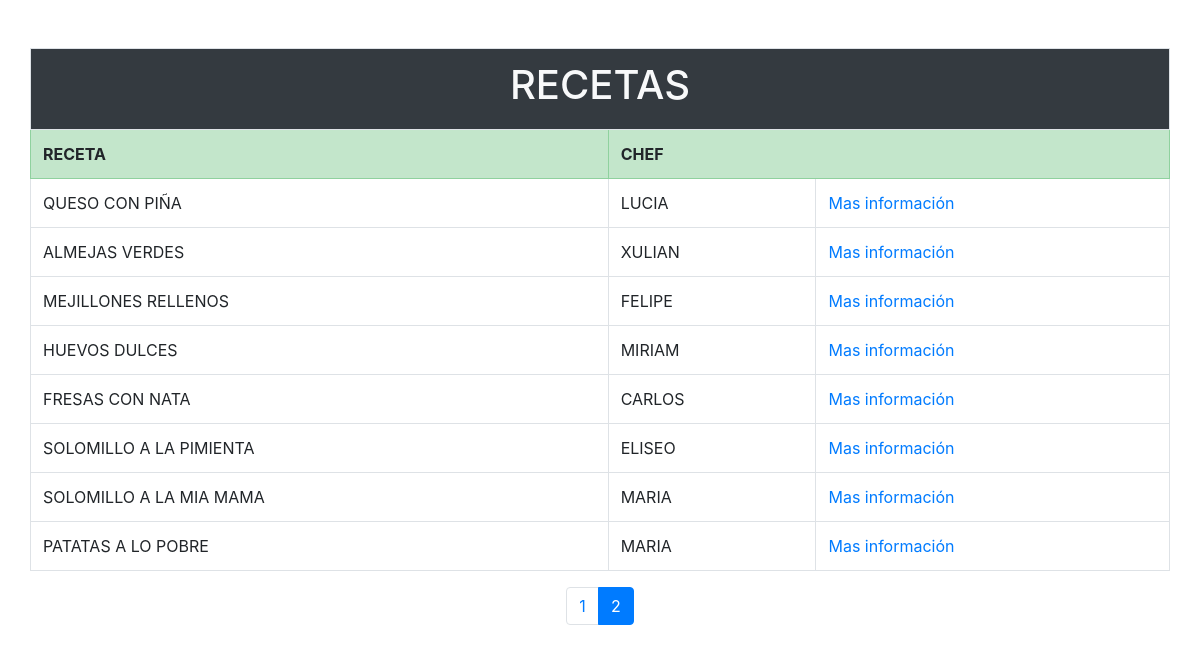
The app's page /VillarCuadradoHadrianTarea6/listadoRecetas.php?pag=2 with its own data.
### tables this page shows
create table receta
( codigo smallint not null,
nombre varchar(120) not null,
cod_grupo tinyint not null,
dificultad varchar(7) not null,
tiempo tinyint null,
elaboración varchar(300) null,
cod_chef smallint not null,
constraint pk_receta primary key (codigo),
constraint ck_dificultad check (dificultad in ('Fácil','Media','Difícil')),
constraint fk_receta_chef foreign key (cod_chef) references chef(codigo)
);

create table chef
( codigo smallint not null,
nombre varchar(30) not null,
apellido1 varchar(30) not null,
apellido2 varchar(30) null,
nombreartistico varchar(40) null,
sexo char(1) null,
data_nacimiento date null,
localidad varchar(50) null,
cod_provincia char(2) null,
constraint pk_chef primary key (codigo),
constraint ck_sexo check (sexo in ('H','M')),
constraint fk_chef_provincia foreign key (cod_provincia) references provincia(codigo)
);

### VillarCuadradoHadrianTarea6/listadoRecetas.php (the view, shortened to what this page needs)
<!DOCTYPE html>
<html lang="es">
<head>
    <link rel="stylesheet" href="https://stackpath.bootstrapcdn.com/bootstrap/4.5.2/css/bootstrap.min.css">
    <link rel="stylesheet" type="text/css" href="css/estilos.css">
</head>
<body>
    <?php
        $numRegistros = 8;
        $pagina = 1;
        if (array_key_exists('pag', $_GET)) {
            $pagina = $_GET['pag'];
        }
        require_once('conectarBD.php');
        $res_query = mysqli_query(
            $db,
            "SELECT * FROM receta"
        );
        $total_registros = mysqli_num_rows($res_query);
        $totalPaginas = ceil($total_registros / $numRegistros);
        $res_query = mysqli_query(
            $db,
            "SELECT receta.nombre as receta, chef.nombre as chef, receta.codigo as codigo
                FROM receta
                INNER JOIN chef ON (receta.cod_chef = chef.codigo)
                LIMIT " . (($pagina - 1) * $numRegistros) . ", $numRegistros "
        );
        echo '<div class="container" id="fondo">';
            echo '<div class="row">';
                echo '<table class="table bg-white table-bordered mt-5" style="width:100%">';
                echo '<th colspan=3 class="table-dark text-light text-center">';
                    echo '<h1>RECETAS</h1>';
                echo '</th>';
                    echo '<tr class="table-success font-weight-bold">';
                        echo '<td>RECETA</td>';
                        echo '<td colspan=2>CHEF</td>';
                    echo '</tr>';
                while ($row = mysqli_fetch_array($res_query)) {
                    echo '<tr>';
                        echo '<td>' . $row['receta'] . '</td>';
                        echo '<td>' . $row['chef'] . '</td>';
                        echo '<td> <a href="fichaReceta.php?receta='.$row['codigo'].'">Mas información</a> </td>';
                    echo '</tr>';
                }
                echo '</table>';
            echo '</div>';
            echo '<nav aria-label="Page navigation example">';
                echo '<ul class="pagination justify-content-center">';
                    for ($i = 0; $i < $totalPaginas; $i++) {
                        if(($i + 1)== $pagina){
                            echo '<li class="page-item active"><a class="page-link" href="listadoRecetas.php?pag=' . ($i + 1) . '">'. ($i + 1) .'</a></li>';
                        }else{
                            echo '<li class="page-item"><a class="page-link" href="listadoRecetas.php?pag=' . ($i + 1) . '">'. ($i + 1) .'</a></li>';
                        }
                    }
                echo '</ul>';
            echo '</nav>';
        echo '</div>';
        ?>
</body>
</html>

### VillarCuadradoHadrianTarea6/css/estilos.css (style rules this page uses)
body { background-image: url("https://www.myfreetextures.com/wp-content/uploads/2015/01/another-grass-texture-background.jpg"); background-repeat: repeat-y; background-size: cover; }

### records on screen
receta: nombre "QUESO CON PIÑA", cod_chef.nombre "LUCIA"
receta: nombre "ALMEJAS VERDES", cod_chef.nombre "XULIAN"
receta: nombre "MEJILLONES RELLENOS", cod_chef.nombre "FELIPE"
receta: nombre "HUEVOS DULCES", cod_chef.nombre "MIRIAM"
receta: nombre "FRESAS CON NATA", cod_chef.nombre "CARLOS"
receta: nombre "SOLOMILLO A LA PIMIENTA", cod_chef.nombre "ELISEO"
receta: nombre "SOLOMILLO A LA MIA MAMA", cod_chef.nombre "MARIA"
receta: nombre "PATATAS A LO POBRE", cod_chef.nombre "MARIA"
